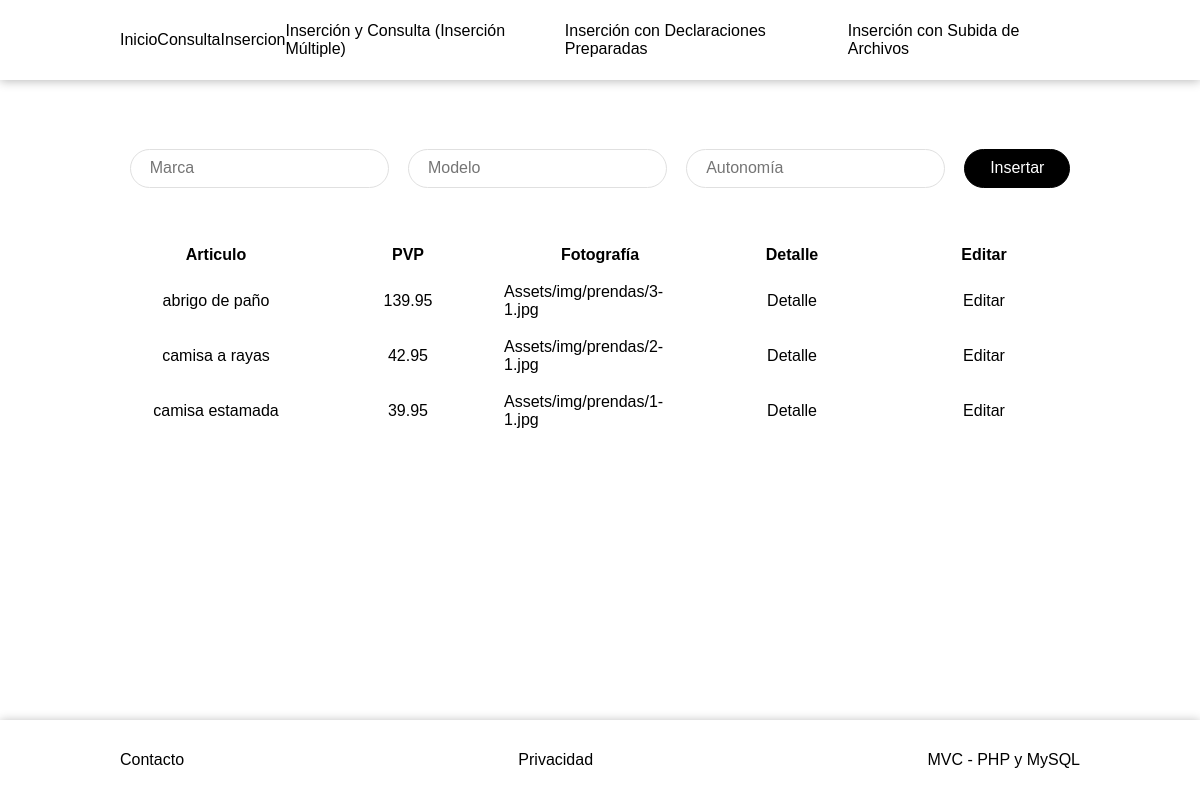
The app's page /insercion-y-consulta.php with its own data.
### tables this page shows
CREATE TABLE IF NOT EXISTS fotografias
(
    ide_for INT NOT NULL AUTO_INCREMENT PRIMARY KEY,
    rut_fot VARCHAR (200) DEFAULT NULL,
    ide_art INT NOT NULL
);

CREATE TABLE IF NOT EXISTS articulos
(
    ide_art INT NOT NULL AUTO_INCREMENT PRIMARY KEY,
    nom_art VARCHAR (100) DEFAULT NULL,
    des_art VARCHAR (200) DEFAULT NULL,
    gen_art VARCHAR (20) DEFAULT NULL,
    pvp_art DECIMAL(5,2)
);

### Db/Con1Db.php (called while the page is built)
<?php
class Connection
{
    public static function conn1()
    {
        $mysqli = new mysqli('localhost', 'root','', 'mvc_09_01_23');
        if($mysqli->connect_errno)
        {
            printf("Error en la conexion: %s\n", $mysqli->connect_errno);
        }
        else
        {
            $mysqli->set_charset("utf8");
            return $mysqli;
        }
    }
}
?>

### Models/Datos1Model.php (called while the page is built, shortened)
<?php
    class Datos
    {
        private $mysqli;
        private $data;
        public function __construct()
        {
            $this->mysqli=Connection::conn1();
            $this->data=array();
        }
        public function getData1($sql)
        {
            if (!$this->mysqli->query($sql))
            {
                echo "La operacion no se ha podido realizar.";
            }
            else
            {
                $result=$this->mysqli->query($sql);
                while($rows=$result->fetch_object())
                {
                    $this->data[]=$rows;
                }
            }
            return $this->data;
        }
    }
?>

### Controllers/Consulta2Controller.php (the view)
<?php
    if(file_exists("../Db/Con1Db.php"))
    {
        require_once "../Db/Con1Db.php";
        require_once "../Models/Datos1Model.php";
    }
    elseif(file_exists("Db/Con1Db.php"))
    {
        require_once "Db/Con1Db.php";
        require_once "Models/Datos1Model.php";
    }
    $oData = new Datos;
    $sql = "select * from articulos inner join fotografias on articulos.ide_art=fotografias.ide_art group by articulos.ide_art order by nom_art, pvp_art asc";
    $data = $oData->getData1($sql);
    if(empty($data))
    {
        echo
        "
            <div class='bloque1 negrita'>
                No hay datos.
            </div>
        ";
    }
    else
    {
        echo
        "
        <div class='bloque0 negrita'>
            <div class='bloque1'>Articulo</div>
            <div class='bloque1'>PVP</div>
            <div class='bloque1'>Fotografía</div>
            <div class='bloque1'>Detalle</div>
            <div class='bloque1'>Editar</div>
        </div>
        ";
        foreach ($data as $row)
        {
            echo
            "
            <div class='bloque0'>
                <div class='bloque1'>$row->nom_art</div>
                <div class='bloque1'>$row->pvp_art</div>
                <div class='bloque1'>$row->rut_fot</div>
                <div class='bloque1'><a href='detalle-prenda.php?ideArt=$row->ide_art'>Detalle</a></div>
                <div class='bloque1'><a href='editar-prenda.php?ideArt=$row->ide_art'>Editar</a></div>
            </div>
            ";
        }
    }
?>

### insercion-y-consulta.php (shortened to what this page needs)
<!DOCTYPE html>
<html lang="es">
<head>
    <link rel="stylesheet" href="Assets/css/style.css">
</head>
<body>
    <?php require_once "Views/Shared/Menu1View.php"; ?>
    <?php require_once "Views/InsercionConsulta/InsercionConsulta1View.php"; ?>
    <?php require_once "Views/Shared/Footer1View.php"; ?>
</body>
</html>

### Views/Shared/Menu1View.php
<div class="menu1">
    <a href="index.php">Inicio</a>
    <a href="consulta.php">Consulta</a>
    <a href="insercion.php">Insercion</a>
    <a href="insercion-y-consulta.php">Inserción y Consulta (Inserción Múltiple)</a>
    <a href="insercion-con-declaraciones-preparadas.php">Inserción con Declaraciones Preparadas</a>
    <a href="insercionConSubidaDeArchivos.php">Inserción con Subida de Archivos</a>
</div>

### Views/InsercionConsulta/InsercionConsulta1View.php
<div id="contenedor0" class="contenedor0">
    <div id="contenedor1" class="contenedor1">
        <form id="formInsercion2" class="bloque1">
            <input type="text" id="textoInsercion1" name="textoInsercion1" required class="campo1" placeholder="Marca">
            <input type="text" id="textoInsercion2" name="textoInsercion2" required class="campo1" placeholder="Modelo">
            <input type="number" id="textoInsercion3" name="textoInsercion3" required class="campo1" placeholder="Autonomía">
            <input type="submit" id="botonInsercion2" name="botonInsercion2" value="Insertar" class="boton1">
        </form>
    </div>
    <div id="contenedor2" class="contenedor2">
        <?php require_once "Controllers/Consulta2Controller.php"; ?>
    </div>
</div>

### Views/Shared/Footer1View.php
<footer class="pie1">
    <a href="#">Contacto</a>
    <a href="#">Privacidad</a>
    <a href="#">MVC - PHP y MySQL</a>
</footer>

### Assets/css/style.css (style rules this page uses)
html { overflow-y: scroll; }
body { margin: 0; padding: 0; font-family: Arial, Helvetica, sans-serif; font-size: 100%; }
* { box-sizing: border-box; border: none; }
a { outline: none; text-decoration: none; color: #000000; transition: 0.5s; }
.negrita { font-weight: bold; }
.menu1 { position: fixed; top: 0; right: 0; height: 10vh; width: 100%; padding: 1% 10%; display: flex; flex-direction: row; flex-wrap: nowrap; justify-content: space-between; align-items: center; box-shadow: 0 1px 10px 0px #b8b8b8; background-color: #ffffff; }
.contenedor0 { display: flex; flex-direction: column; align-items: center; justify-content: center; width: 80%; margin: 10% 10%; }
.contenedor1 { display: flex; flex-direction: row; align-items: center; justify-content: center; width: 100%; padding: 2% 0; }
.contenedor2 { display: flex; flex-direction: column; align-items: center; justify-content: center; width: 100%; padding: 2% 0; }
.bloque0 { display: flex; flex-direction: row; align-items: center; justify-content: center; width: 100%; padding: 1% 0; }
.bloque1 { display: flex; flex-direction: row; align-items: center; justify-content: center; width: 100%; }
.pie1 { position: fixed; bottom: 0; right: 0; height: 10vh; width: 100%; padding: 1% 10%; display: flex; flex-direction: row; flex-wrap: nowrap; justify-content: space-between; align-items: center; box-shadow: 0 1px 10px 0px #b8b8b8; background-color: #ffffff; }
input, textarea, checkbox, submit, select { background-color: #ffffff; color: #000000; border: 1px solid #e0e0e0; border-radius: 30px; padding: 1% 2%; margin: 1%; text-align: left; text-decoration: none; font-family: Arial, Helvetica, sans-serif; font-size: 100%; cursor: pointer; outline: 0; }
.boton1 { background-color:#000000; color: #ffffff; border: 1px solid #000000; text-align: center; font-family: Arial, Helvetica, sans-serif; width: 15%; }
.campo1 { text-align: left; font-family: Arial, Helvetica, sans-serif; width: 40%; }

### records on screen
fotografias: ide_art.nom_art "abrigo de paño", ide_art.pvp_art "139.95", rut_fot "Assets/img/prendas/3-1.jpg"
fotografias: ide_art.nom_art "camisa a rayas", ide_art.pvp_art "42.95", rut_fot "Assets/img/prendas/2-1.jpg"
fotografias: ide_art.nom_art "camisa estamada", ide_art.pvp_art "39.95", rut_fot "Assets/img/prendas/1-1.jpg"
